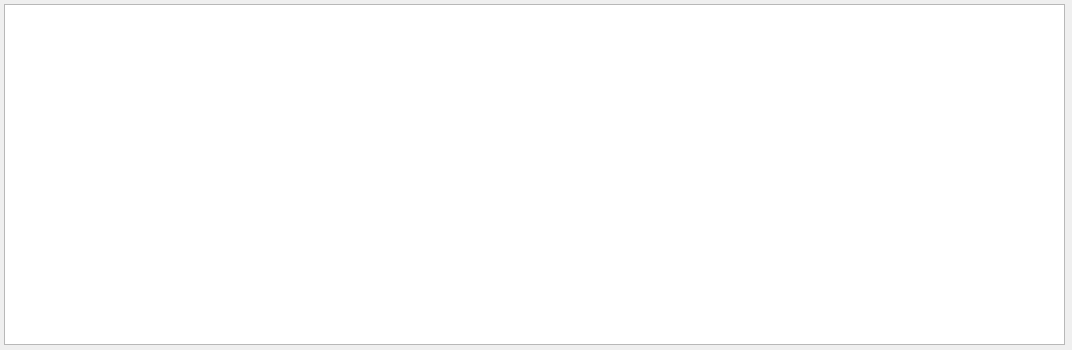
<?xml version="1.0" encoding="UTF-8"?>
<ui version="4.0">
 <class>KitchenInspector</class>
 <widget class="QWidget" name="KitchenInspector">
  <property name="geometry">
   <rect>
    <x>0</x>
    <y>0</y>
    <width>1072</width>
    <height>350</height>
   </rect>
  </property>
  <property name="windowTitle">
   <string>Kitchen Inspector</string>
  </property>
  <widget class="QListWidget" name="listWidget">
   <property name="geometry">
    <rect>
     <x>4</x>
     <y>4</y>
     <width>1061</width>
     <height>341</height>
    </rect>
   </property>
  </widget>
 </widget>
 <resources/>
 <connections/>
</ui>
